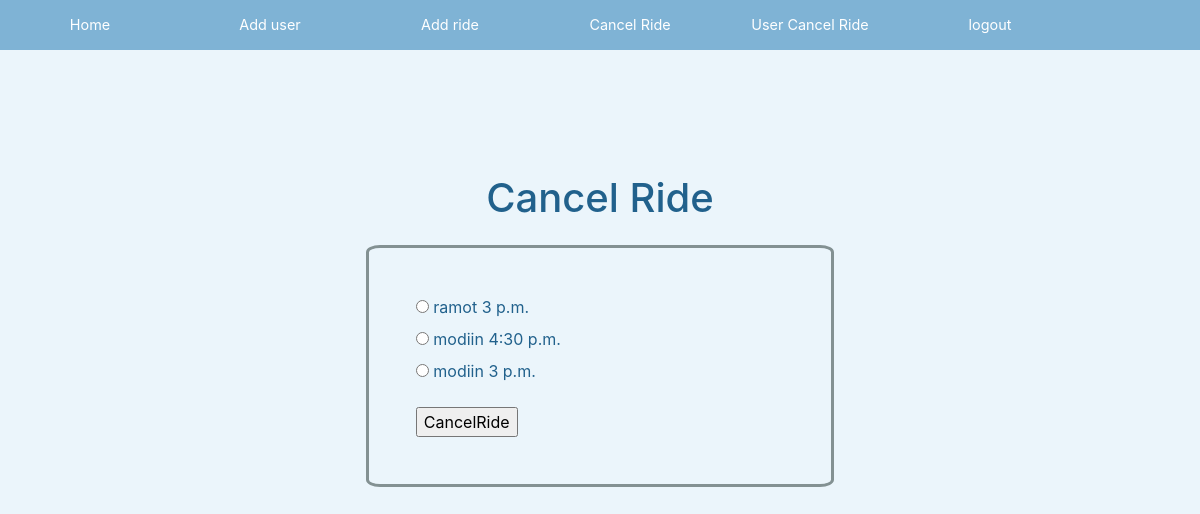
/Cancel (signed in), run on the app's committed database.
### accompanyMe/models.py (models this page shows, shortened)
class Ride(models.Model):
    driver = models.ForeignKey(User,on_delete=models.CASCADE)
    destination = models.TextField()
    hour = models.TimeField()
    date = models.DateField()
    num_of_available_places = models.IntegerField()

### accompanyMe/views.py (the view)
# urls.py: path('Cancel', views.cancel, name="Cancel"),
@login_required
def cancel(request):
    o = Ride.objects.filter(driver=request.user).distinct()
    return render(request, "accompanyMe/cancel_form.html", {'objects': o, })

### accompanyMe/templates/accompanyMe/cancel_form.html (shortened to what this page needs)
{% extends "base.html" %}
{% block content %}
    <h1 class="form_h1"> Cancel Ride</h1>
    <form action="{% url 'accompanyMe:cancel_ride' %}" method="post">
        <ul class="list-unstyled">
        {% for choice in objects %}
            <li>
          <input type="radio" name="ride" id="id_{{choice.id}}" value="{{choice.id}}"/>
                <label for="id_{{choice.id}}">
                {{ choice.destination }} {{ choice.hour }}
                </label>
            </li>
        {% endfor %}
        </ul>
         <input type="submit" value="CancelRide"/>
    </form>
{% endblock %}

### accompanyMe/static/style.css (style rules this page uses)
html { width: 100%; height: 100%; }
body { background-color: #EBF5FB; text-align: center; width: 100%; height: 100%; color:#21618C; }
h1 { margin-top:2%; margin-bottom:2%; }
form { padding:4%; width:40%; margin:0 auto; text-align:left; border-style:solid; border-color:#839192 ; border-radius:3%; float:top; }
.form_h1 { margin-top: 8%; float:top; }

### data on the page
Ride: destination "ramot", hour "3 p.m."
Ride: destination "modiin", hour "4:30 p.m."
Ride: destination "modiin", hour "3 p.m."
